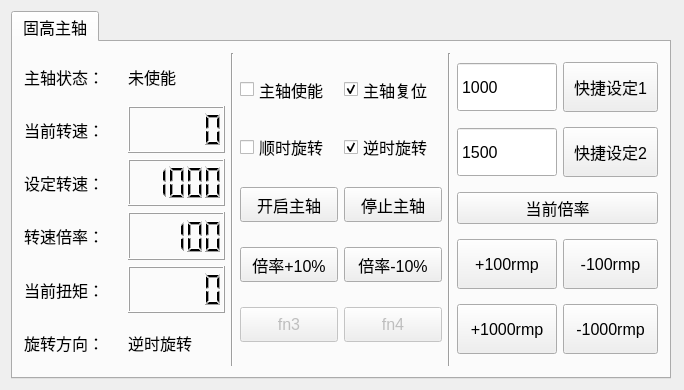
<?xml version="1.0" encoding="UTF-8"?>
<ui version="4.0">
 <class>SPINDLEClass</class>
 <widget class="QWidget" name="SPINDLEClass">
  <property name="geometry">
   <rect>
    <x>0</x>
    <y>0</y>
    <width>684</width>
    <height>390</height>
   </rect>
  </property>
  <property name="sizePolicy">
   <sizepolicy hsizetype="Maximum" vsizetype="Preferred">
    <horstretch>0</horstretch>
    <verstretch>0</verstretch>
   </sizepolicy>
  </property>
  <property name="minimumSize">
   <size>
    <width>660</width>
    <height>390</height>
   </size>
  </property>
  <property name="maximumSize">
   <size>
    <width>685</width>
    <height>390</height>
   </size>
  </property>
  <property name="windowTitle">
   <string>SPINDLE</string>
  </property>
  <layout class="QVBoxLayout" name="verticalLayout_3">
   <item>
    <layout class="QVBoxLayout" name="verticalLayout" stretch="0">
     <property name="sizeConstraint">
      <enum>QLayout::SetFixedSize</enum>
     </property>
     <item>
      <widget class="QTabWidget" name="tabWidget">
       <property name="enabled">
        <bool>true</bool>
       </property>
       <property name="maximumSize">
        <size>
         <width>660</width>
         <height>390</height>
        </size>
       </property>
       <property name="font">
        <font>
         <pointsize>12</pointsize>
        </font>
       </property>
       <property name="currentIndex">
        <number>0</number>
       </property>
       <property name="usesScrollButtons">
        <bool>true</bool>
       </property>
       <property name="movable">
        <bool>false</bool>
       </property>
       <widget class="QWidget" name="tab">
        <attribute name="title">
         <string>固高主轴</string>
        </attribute>
        <layout class="QHBoxLayout" name="horizontalLayout">
         <item>
          <layout class="QHBoxLayout" name="horizontalLayout_2">
           <item>
            <layout class="QGridLayout" name="gridLayout_3" rowstretch="1,1,1,1,1,1">
             <item row="1" column="0">
              <widget class="QLabel" name="label_3">
               <property name="text">
                <string>当前转速：</string>
               </property>
              </widget>
             </item>
             <item row="4" column="0">
              <widget class="QLabel" name="label_4">
               <property name="text">
                <string>当前扭矩：</string>
               </property>
              </widget>
             </item>
             <item row="5" column="0">
              <widget class="QLabel" name="label_5">
               <property name="text">
                <string>旋转方向：</string>
               </property>
              </widget>
             </item>
             <item row="4" column="1">
              <widget class="QLCDNumber" name="mlcdnumber_go_spindle_torque"/>
             </item>
             <item row="1" column="1">
              <widget class="QLCDNumber" name="mlcdnumber_go_spindle_real">
               <property name="smallDecimalPoint">
                <bool>false</bool>
               </property>
               <property name="value" stdset="0">
                <double>0.000000000000000</double>
               </property>
              </widget>
             </item>
             <item row="2" column="0">
              <widget class="QLabel" name="label_2">
               <property name="text">
                <string>设定转速：</string>
               </property>
              </widget>
             </item>
             <item row="2" column="1">
              <widget class="QLCDNumber" name="mlcdnumber_go_spindle_set">
               <property name="value" stdset="0">
                <double>1000.000000000000000</double>
               </property>
              </widget>
             </item>
             <item row="0" column="0">
              <widget class="QLabel" name="label_6">
               <property name="text">
                <string>主轴状态：</string>
               </property>
              </widget>
             </item>
             <item row="0" column="1">
              <widget class="QLabel" name="mlabel_go_spindle_status">
               <property name="text">
                <string>未使能</string>
               </property>
              </widget>
             </item>
             <item row="5" column="1">
              <widget class="QLabel" name="mlabel_go_spindle_direction">
               <property name="text">
                <string>逆时旋转</string>
               </property>
              </widget>
             </item>
             <item row="3" column="0">
              <widget class="QLabel" name="label_12">
               <property name="text">
                <string>转速倍率：</string>
               </property>
              </widget>
             </item>
             <item row="3" column="1">
              <widget class="QLCDNumber" name="mlcdnumber_go_spindle_multiple">
               <property name="frameShadow">
                <enum>QFrame::Raised</enum>
               </property>
               <property name="value" stdset="0">
                <double>100.000000000000000</double>
               </property>
               <property name="intValue" stdset="0">
                <number>100</number>
               </property>
              </widget>
             </item>
            </layout>
           </item>
           <item>
            <widget class="Line" name="line_3">
             <property name="orientation">
              <enum>Qt::Vertical</enum>
             </property>
            </widget>
           </item>
           <item>
            <layout class="QGridLayout" name="gridLayout">
             <property name="sizeConstraint">
              <enum>QLayout::SetFixedSize</enum>
             </property>
             <item row="0" column="0">
              <widget class="QCheckBox" name="mcheckbox_go_spindle_status_on">
               <property name="minimumSize">
                <size>
                 <width>0</width>
                 <height>35</height>
                </size>
               </property>
               <property name="contextMenuPolicy">
                <enum>Qt::DefaultContextMenu</enum>
               </property>
               <property name="toolTip">
                <string>&lt;!DOCTYPE HTML PUBLIC &quot;-//W3C//DTD HTML 4.0//EN&quot; &quot;http://www.w3.org/TR/REC-html40/strict.dtd&quot;&gt;
&lt;html&gt;&lt;head&gt;&lt;meta name=&quot;qrichtext&quot; content=&quot;1&quot; /&gt;&lt;style type=&quot;text/css&quot;&gt;
p, li { white-space: pre-wrap; }
&lt;/style&gt;&lt;/head&gt;&lt;body style=&quot; font-family:'SimSun'; font-size:12pt; font-weight:400; font-style:normal;&quot;&gt;
&lt;p style=&quot; margin-top:0px; margin-bottom:0px; margin-left:0px; margin-right:0px; -qt-block-indent:0; text-indent:0px;&quot;&gt;&lt;span style=&quot; font-size:9pt;&quot;&gt;主轴复位&lt;/span&gt;&lt;/p&gt;&lt;/body&gt;&lt;/html&gt;</string>
               </property>
               <property name="text">
                <string>主轴使能</string>
               </property>
               <property name="iconSize">
                <size>
                 <width>16</width>
                 <height>16</height>
                </size>
               </property>
              </widget>
             </item>
             <item row="0" column="1">
              <widget class="QCheckBox" name="mcheckbox_go_spindle_status_off">
               <property name="minimumSize">
                <size>
                 <width>0</width>
                 <height>35</height>
                </size>
               </property>
               <property name="text">
                <string>主轴复位</string>
               </property>
               <property name="iconSize">
                <size>
                 <width>10</width>
                 <height>20</height>
                </size>
               </property>
               <property name="checked">
                <bool>true</bool>
               </property>
              </widget>
             </item>
             <item row="1" column="0">
              <widget class="QCheckBox" name="mcheckbox_go_spindle_direction_right">
               <property name="text">
                <string>顺时旋转</string>
               </property>
               <property name="checked">
                <bool>false</bool>
               </property>
              </widget>
             </item>
             <item row="1" column="1">
              <widget class="QCheckBox" name="mcheckbox_go_spindle_direction_left">
               <property name="text">
                <string>逆时旋转</string>
               </property>
               <property name="checked">
                <bool>true</bool>
               </property>
              </widget>
             </item>
             <item row="2" column="0">
              <widget class="QPushButton" name="mpushbutton_go_spindle_on">
               <property name="minimumSize">
                <size>
                 <width>0</width>
                 <height>35</height>
                </size>
               </property>
               <property name="text">
                <string>开启主轴</string>
               </property>
              </widget>
             </item>
             <item row="2" column="1">
              <widget class="QPushButton" name="mpushbutton_go_spindle_off">
               <property name="minimumSize">
                <size>
                 <width>0</width>
                 <height>35</height>
                </size>
               </property>
               <property name="text">
                <string>停止主轴</string>
               </property>
              </widget>
             </item>
             <item row="3" column="0">
              <widget class="QPushButton" name="mpushbutton_go_spindle_multiple_up">
               <property name="enabled">
                <bool>true</bool>
               </property>
               <property name="minimumSize">
                <size>
                 <width>0</width>
                 <height>35</height>
                </size>
               </property>
               <property name="text">
                <string>倍率+10%</string>
               </property>
              </widget>
             </item>
             <item row="3" column="1">
              <widget class="QPushButton" name="mpushbutton_go_spindle_multiple_down">
               <property name="enabled">
                <bool>true</bool>
               </property>
               <property name="minimumSize">
                <size>
                 <width>0</width>
                 <height>35</height>
                </size>
               </property>
               <property name="text">
                <string>倍率-10%</string>
               </property>
              </widget>
             </item>
             <item row="4" column="0">
              <widget class="QPushButton" name="pushButton_8">
               <property name="enabled">
                <bool>false</bool>
               </property>
               <property name="minimumSize">
                <size>
                 <width>0</width>
                 <height>35</height>
                </size>
               </property>
               <property name="text">
                <string>fn3</string>
               </property>
              </widget>
             </item>
             <item row="4" column="1">
              <widget class="QPushButton" name="pushButton_9">
               <property name="enabled">
                <bool>false</bool>
               </property>
               <property name="minimumSize">
                <size>
                 <width>0</width>
                 <height>35</height>
                </size>
               </property>
               <property name="text">
                <string>fn4</string>
               </property>
              </widget>
             </item>
            </layout>
           </item>
           <item>
            <widget class="Line" name="line_2">
             <property name="orientation">
              <enum>Qt::Vertical</enum>
             </property>
            </widget>
           </item>
           <item>
            <layout class="QGridLayout" name="gridLayout_5" rowstretch="1,1,1,1,1" columnminimumwidth="0,0">
             <property name="sizeConstraint">
              <enum>QLayout::SetDefaultConstraint</enum>
             </property>
             <item row="0" column="0">
              <widget class="QSpinBox" name="mspinbox_go_spindle_speed_1">
               <property name="minimumSize">
                <size>
                 <width>100</width>
                 <height>50</height>
                </size>
               </property>
               <property name="sizeIncrement">
                <size>
                 <width>0</width>
                 <height>0</height>
                </size>
               </property>
               <property name="layoutDirection">
                <enum>Qt::LeftToRight</enum>
               </property>
               <property name="buttonSymbols">
                <enum>QAbstractSpinBox::NoButtons</enum>
               </property>
               <property name="specialValueText">
                <string extracomment="1000"/>
               </property>
               <property name="maximum">
                <number>5000</number>
               </property>
               <property name="value">
                <number>1000</number>
               </property>
              </widget>
             </item>
             <item row="0" column="1">
              <widget class="QPushButton" name="mpushbutton_go_spindle_speed_1">
               <property name="minimumSize">
                <size>
                 <width>90</width>
                 <height>50</height>
                </size>
               </property>
               <property name="whatsThis">
                <string>&lt;!DOCTYPE HTML PUBLIC &quot;-//W3C//DTD HTML 4.0//EN&quot; &quot;http://www.w3.org/TR/REC-html40/strict.dtd&quot;&gt;
&lt;html&gt;&lt;head&gt;&lt;meta name=&quot;qrichtext&quot; content=&quot;1&quot; /&gt;&lt;style type=&quot;text/css&quot;&gt;
p, li { white-space: pre-wrap; }
&lt;/style&gt;&lt;/head&gt;&lt;body style=&quot; font-family:'SimSun'; font-size:12pt; font-weight:400; font-style:normal;&quot;&gt;
&lt;p style=&quot; margin-top:0px; margin-bottom:0px; margin-left:0px; margin-right:0px; -qt-block-indent:0; text-indent:0px;&quot;&gt;快捷设定1&lt;/p&gt;&lt;/body&gt;&lt;/html&gt;</string>
               </property>
               <property name="text">
                <string>快捷设定1</string>
               </property>
              </widget>
             </item>
             <item row="1" column="0">
              <widget class="QSpinBox" name="mspinbox_go_spindle_speed_2">
               <property name="minimumSize">
                <size>
                 <width>100</width>
                 <height>50</height>
                </size>
               </property>
               <property name="buttonSymbols">
                <enum>QAbstractSpinBox::NoButtons</enum>
               </property>
               <property name="maximum">
                <number>5000</number>
               </property>
               <property name="value">
                <number>1500</number>
               </property>
              </widget>
             </item>
             <item row="1" column="1">
              <widget class="QPushButton" name="mpushbutton_go_spindle_speed_2">
               <property name="sizePolicy">
                <sizepolicy hsizetype="Minimum" vsizetype="Preferred">
                 <horstretch>0</horstretch>
                 <verstretch>0</verstretch>
                </sizepolicy>
               </property>
               <property name="minimumSize">
                <size>
                 <width>90</width>
                 <height>50</height>
                </size>
               </property>
               <property name="maximumSize">
                <size>
                 <width>16777215</width>
                 <height>50</height>
                </size>
               </property>
               <property name="text">
                <string>快捷设定2</string>
               </property>
              </widget>
             </item>
             <item row="2" column="0" colspan="2">
              <widget class="QPushButton" name="mpushbutton_go_spindle_speed_multiple">
               <property name="text">
                <string>当前倍率</string>
               </property>
              </widget>
             </item>
             <item row="3" column="0">
              <widget class="QPushButton" name="mpushbutton_go_spindle_speed_up100">
               <property name="minimumSize">
                <size>
                 <width>0</width>
                 <height>50</height>
                </size>
               </property>
               <property name="text">
                <string>+100rmp</string>
               </property>
              </widget>
             </item>
             <item row="3" column="1">
              <widget class="QPushButton" name="mpushbutton_go_spindle_speed_down100">
               <property name="minimumSize">
                <size>
                 <width>0</width>
                 <height>50</height>
                </size>
               </property>
               <property name="text">
                <string>-100rmp</string>
               </property>
              </widget>
             </item>
             <item row="4" column="0">
              <widget class="QPushButton" name="mpushbutton_go_spindle_speed_up1000">
               <property name="minimumSize">
                <size>
                 <width>0</width>
                 <height>50</height>
                </size>
               </property>
               <property name="text">
                <string>+1000rmp</string>
               </property>
              </widget>
             </item>
             <item row="4" column="1">
              <widget class="QPushButton" name="mpushbutton_go_spindle_speed_down1000">
               <property name="minimumSize">
                <size>
                 <width>0</width>
                 <height>50</height>
                </size>
               </property>
               <property name="text">
                <string>-1000rmp</string>
               </property>
              </widget>
             </item>
            </layout>
           </item>
          </layout>
         </item>
        </layout>
       </widget>
      </widget>
     </item>
    </layout>
   </item>
  </layout>
 </widget>
 <layoutdefault spacing="6" margin="11"/>
 <resources/>
 <connections/>
 <slots>
  <slot>onbuton()</slot>
 </slots>
</ui>
